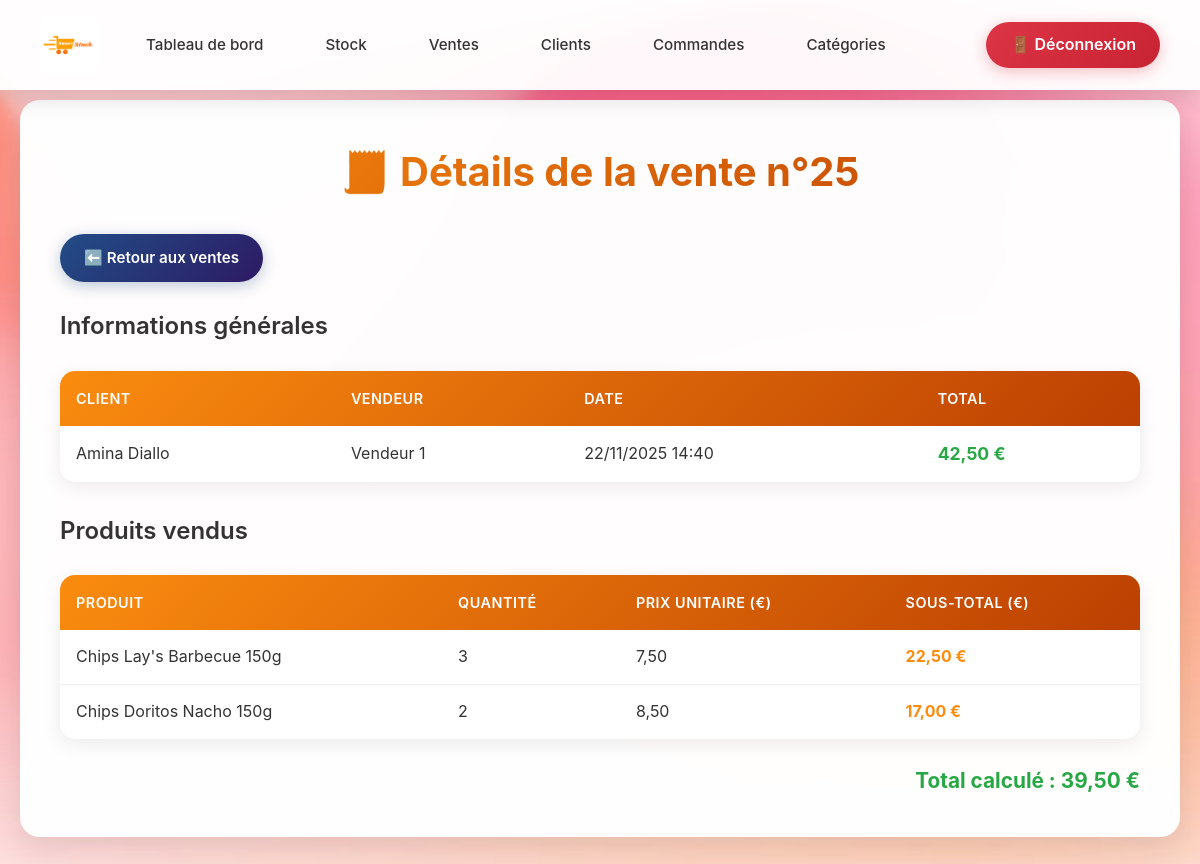
Page /pages/ventes/detailVente.php?id=25 (signed in) on the committed database.
### tables this page shows
CREATE TABLE ventes (
    id INT AUTO_INCREMENT PRIMARY KEY,
    id_client INT,
    id_utilisateur INT,
    date_vente TIMESTAMP DEFAULT CURRENT_TIMESTAMP,
    total DECIMAL(10,2) DEFAULT 0.00,
    FOREIGN KEY (id_client) REFERENCES clients(id) ON DELETE SET NULL,
    FOREIGN KEY (id_utilisateur) REFERENCES utilisateurs(id) ON DELETE SET NULL
);

CREATE TABLE clients (
    id INT AUTO_INCREMENT PRIMARY KEY,
    nom VARCHAR(100) NOT NULL,
    telephone VARCHAR(20),
    email VARCHAR(100),
    adresse TEXT
);

CREATE TABLE utilisateurs (
    id INT AUTO_INCREMENT PRIMARY KEY,
    nom VARCHAR(100) NOT NULL,
    email VARCHAR(100) NOT NULL UNIQUE,
    mot_de_passe VARCHAR(255) NOT NULL,
    role ENUM('admin','vendeur','responsable_approvisionnement', 'tresorier') DEFAULT 'vendeur',
    date_creation TIMESTAMP DEFAULT CURRENT_TIMESTAMP
);

CREATE TABLE details_vente (
    id INT AUTO_INCREMENT PRIMARY KEY,
    id_vente INT NOT NULL,
    id_produit INT NOT NULL,
    quantite INT DEFAULT 1,
    prix_unitaire DECIMAL(10,2) DEFAULT 0.00,
    sous_total DECIMAL(10,2) GENERATED ALWAYS AS (quantite * prix_unitaire) STORED,
    FOREIGN KEY (id_vente) REFERENCES ventes(id) ON DELETE CASCADE,
    FOREIGN KEY (id_produit) REFERENCES produits(id) ON DELETE CASCADE
);

CREATE TABLE produits (
    id INT AUTO_INCREMENT PRIMARY KEY,
    nom VARCHAR(100) NOT NULL,
    id_categorie INT,
    prix_achat DECIMAL(10,2) DEFAULT 0.00,
    prix_vente DECIMAL(10,2) DEFAULT 0.00,
    quantite_stock INT DEFAULT 0,
    fournisseur_id INT,
    date_ajout TIMESTAMP DEFAULT CURRENT_TIMESTAMP,
    FOREIGN KEY (id_categorie) REFERENCES categories(id) ON DELETE SET NULL,
    FOREIGN KEY (fournisseur_id) REFERENCES fournisseurs(id) ON DELETE SET NULL
);

### pages/ventes/detailVente.php (the view, shortened to what this page needs)
<?php
include('../../config/db_conn.php');
$id_vente = intval($_GET['id']);
$sql_vente = "SELECT v.id, v.date_vente, v.total,
                     c.nom AS client,
                     u.nom AS vendeur
              FROM ventes v
              LEFT JOIN clients c ON v.id_client = c.id
              LEFT JOIN utilisateurs u ON v.id_utilisateur = u.id
              WHERE v.id = $id_vente";
$vente = mysqli_query($conn, $sql_vente);
$vente = mysqli_fetch_assoc($vente);
$sql_details = "SELECT d.quantite, d.prix_unitaire, p.nom
                FROM details_vente d
                JOIN produits p ON d.id_produit = p.id
                WHERE d.id_vente = $id_vente";
$details = mysqli_query($conn, $sql_details);
?>
<!DOCTYPE html>
<html lang="fr">
<head>
<link rel="stylesheet" href="../../assets/css/styles_connected.css">
</head>
<body>
<header>
    <nav class="navbar">
        <div class="nav-left">
            <a href="index.php" class="logo-link">
                <img src="../../assets/images/logo_epicerie.png" alt="Logo" class="logo-navbar">
            </a>
            <a href="index.php" class="nav-link">Tableau de bord</a>
            <a href="stock.php" class="nav-link">Stock</a>
            <a href="ventes.php" class="nav-link">Ventes</a>
            <a href="clients.php" class="nav-link">Clients</a>
            <a href="commandes.php" class="nav-link">Commandes</a>
            <a href="categories.php" class="nav-link">Catégories</a>
        </div>
        <a href="logout.php" class="logout">🚪 Déconnexion</a>
    </nav>
</header>
<div class="main-container">
    <div class="content-wrapper">
    <h1>🧾 Détails de la vente n°<?= $vente['id'] ?></h1>
        <p style="margin-bottom: 25px;">
            <a href="ventes.php" class="btn btn-secondary">⬅️ Retour aux ventes</a>
        </p>
    <h3>Informations générales</h3>
    <table>
            <thead>
                <tr>
                    <th>Client</th>
                    <th>Vendeur</th>
                    <th>Date</th>
                    <th>Total</th>
                </tr>
            </thead>
            <tbody>
                <tr>
                    <td><?= htmlspecialchars($vente['client'] ?? "Non spécifié") ?></td>
                    <td><?= htmlspecialchars($vente['vendeur']) ?></td>
                    <td><?= date('d/m/Y H:i', strtotime($vente['date_vente'])) ?></td>
                    <td style="font-weight: bold; color: var(--success-color); font-size: 1.1em;">
                        <?= number_format($vente['total'], 2, ',', ' ') ?> €
                    </td>
                </tr>
            </tbody>
    </table>
        <h3 style="margin-top: 30px;">Produits vendus</h3>
    <table>
            <thead>
                <tr>
                    <th>Produit</th>
                    <th>Quantité</th>
                    <th>Prix unitaire (€)</th>
                    <th>Sous-total (€)</th>
                </tr>
            </thead>
            <tbody>
        <?php $total_calcule = 0; ?>
        <?php while ($d = mysqli_fetch_assoc($details)):
            $sous_total = $d['quantite'] * $d['prix_unitaire'];
            $total_calcule += $sous_total;
        ?>
        <tr>
            <td><?= htmlspecialchars($d['nom']) ?></td>
            <td><?= $d['quantite'] ?></td>
            <td><?= number_format($d['prix_unitaire'], 2, ',', ' ') ?></td>
                    <td style="font-weight: bold; color: var(--primary-color);">
                        <?= number_format($sous_total, 2, ',', ' ') ?> €
                    </td>
        </tr>
        <?php endwhile; ?>
            </tbody>
    </table>
        <div style="text-align: right; font-weight: bold; font-size: 1.3em; margin-top: 20px; color: var(--success-color);">
            Total calculé : <strong><?= number_format($total_calcule, 2, ',', ' ') ?> €</strong>
        </div>
    </div>
</div>
</body>
</html>

### assets/css/styles_connected.css (style rules this page uses)
:root { --primary-color: #fa8c0f; --primary-dark: #bc4002; --primary-light: #ffb366; --secondary-color: #224d86; --secondary-dark: #2d1a65; --success-color: #28a745; --danger-color: #dc3545; --warning-color: #ffc107; --info-color: #17a2b8; --dark-color: #333; --light-color: #f8f9fa; --white: #ffffff; --border-radius: 15px; --box-shadow: 0 10px 30px rgba(0, 0, 0, 0.1); --box-shadow-hover: 0 15px 40px rgba(250, 140, 15, 0.2); --transition: all 0.3s cubic-bezier(0.4, 0, 0.2, 1); }
* { margin: 0; padding: 0; box-sizing: border-box; }
body { font-family: 'Poppins', -apple-system, BlinkMacSystemFont, 'Segoe UI', Roboto, 'Helvetica Neue', Arial, sans-serif; background-image: url('fond-index.png'); background-size: cover; background-position: center; background-repeat: no-repeat; background-attachment: fixed; min-height: 100vh; color: var(--dark-color); line-height: 1.6; overflow-x: hidden; }
header { background: rgba(255, 255, 255, 0.95); backdrop-filter: blur(10px); box-shadow: 0 4px 20px rgba(0, 0, 0, 0.1); position: fixed; top: 0; left: 0; right: 0; z-index: 1000; padding: 15px 0; transition: var(--transition); }
.navbar { max-width: 1400px; margin: 0 auto; display: flex; justify-content: space-between; align-items: center; padding: 0 40px; }
.nav-left { display: flex; align-items: center; gap: 30px; }
.logo-link { display: flex; align-items: center; text-decoration: none; transition: var(--transition); }
.logo-navbar { width: 60px; height: 60px; border-radius: 10px; object-fit: contain; }
.nav-link { text-decoration: none; color: var(--dark-color); font-weight: 500; font-size: 0.95em; padding: 8px 16px; border-radius: 8px; transition: var(--transition); position: relative; }
.nav-link::after { content: ''; position: absolute; bottom: 0; left: 50%; transform: translateX(-50%); width: 0; height: 2px; background: var(--primary-color); transition: var(--transition); }
.logout { background: linear-gradient(135deg, var(--danger-color), #c82333); color: white; text-decoration: none; padding: 10px 24px; border-radius: 25px; font-weight: 600; box-shadow: 0 4px 15px rgba(220, 53, 69, 0.3); transition: var(--transition); display: inline-flex; align-items: center; gap: 8px; }
.main-container, .container { max-width: 1400px; margin: 100px auto 40px; padding: 0 20px; }
.content-wrapper { background: rgba(255, 255, 255, 0.98); border-radius: 20px; padding: 40px; box-shadow: var(--box-shadow); backdrop-filter: blur(10px); animation: fadeInUp 0.6s ease; }
h1 { font-size: 2.5em; font-weight: 700; color: var(--dark-color); margin-bottom: 30px; text-align: center; background: linear-gradient(135deg, var(--primary-color), var(--primary-dark)); -webkit-background-clip: text; -webkit-text-fill-color: transparent; background-clip: text; }
h3 { font-size: 1.5em; font-weight: 600; color: var(--dark-color); margin-bottom: 15px; }
button, .btn { background: linear-gradient(135deg, var(--primary-color), var(--primary-dark)); color: white; border: none; padding: 12px 24px; border-radius: 25px; font-weight: 600; font-size: 0.95em; cursor: pointer; transition: var(--transition); box-shadow: 0 4px 15px rgba(250, 140, 15, 0.3); display: inline-flex; align-items: center; gap: 8px; text-decoration: none; }
.btn-secondary { background: linear-gradient(135deg, var(--secondary-color), var(--secondary-dark)); box-shadow: 0 4px 15px rgba(34, 77, 134, 0.3); }
table { width: 100%; border-collapse: separate; border-spacing: 0; border-radius: var(--border-radius); overflow: hidden; box-shadow: 0 5px 20px rgba(0, 0, 0, 0.08); background: white; margin: 25px 0; }
thead { background: linear-gradient(135deg, var(--primary-color), var(--primary-dark)); }
th { padding: 16px; text-align: left; color: white; font-weight: 600; font-size: 0.9em; text-transform: uppercase; letter-spacing: 0.5px; }
td { padding: 14px 16px; border-bottom: 1px solid #f0f0f0; transition: var(--transition); }
tbody tr { transition: var(--transition); }
tbody tr:last-child td { border-bottom: none; }

### rows in the picture
ventes: id "25", id_client.nom "Amina Diallo", id_utilisateur.nom "Vendeur 1", date_vente "22/11/2025 14:40", total "42,50"
details_vente: id_produit.nom "Chips Lay's Barbecue 150g", quantite "3", prix_unitaire "7,50", sous_total "22,50"
details_vente: id_produit.nom "Chips Doritos Nacho 150g", quantite "2", prix_unitaire "8,50", sous_total "17,00"

### other values in the picture
$total_calcule "39,50"
